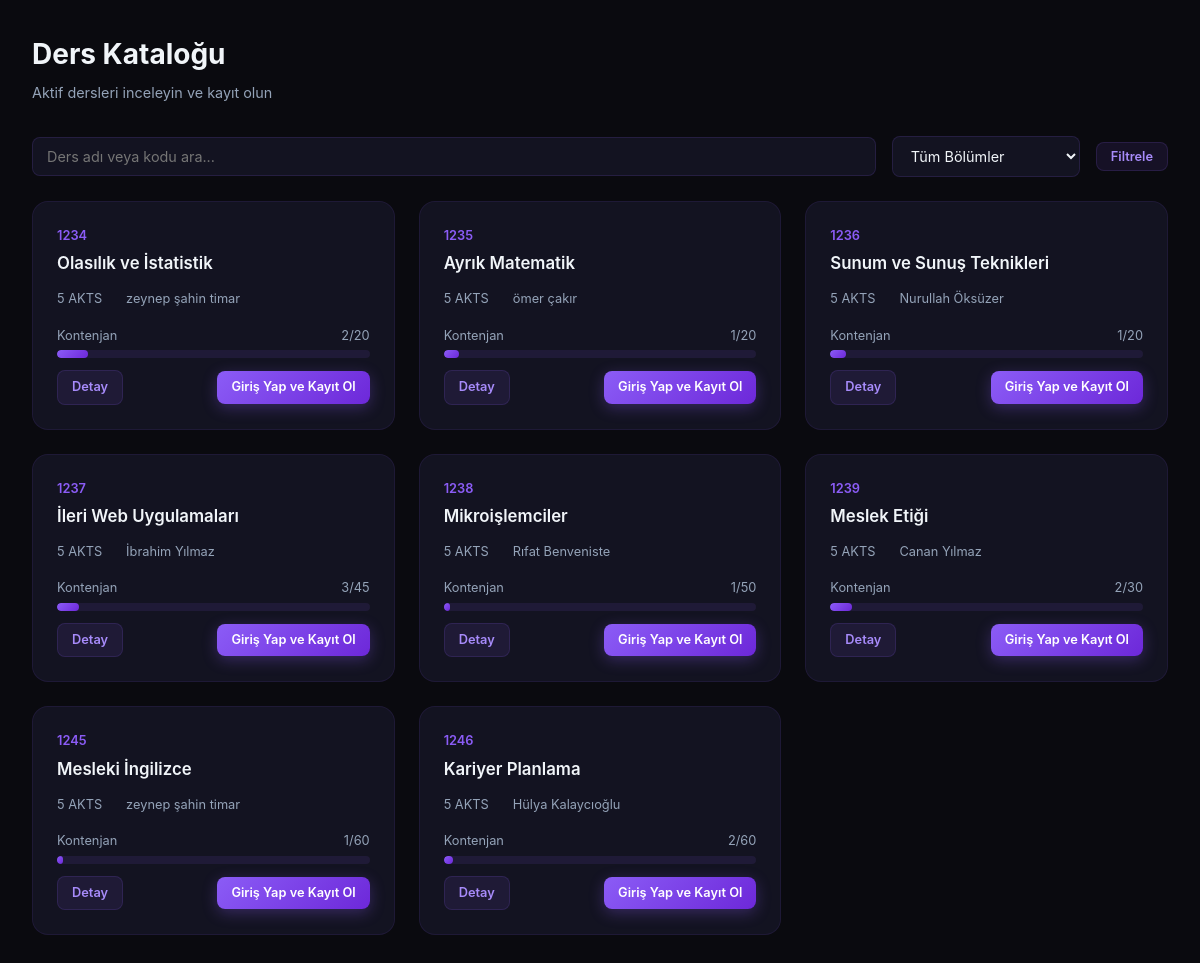
Before: / with the older database file.
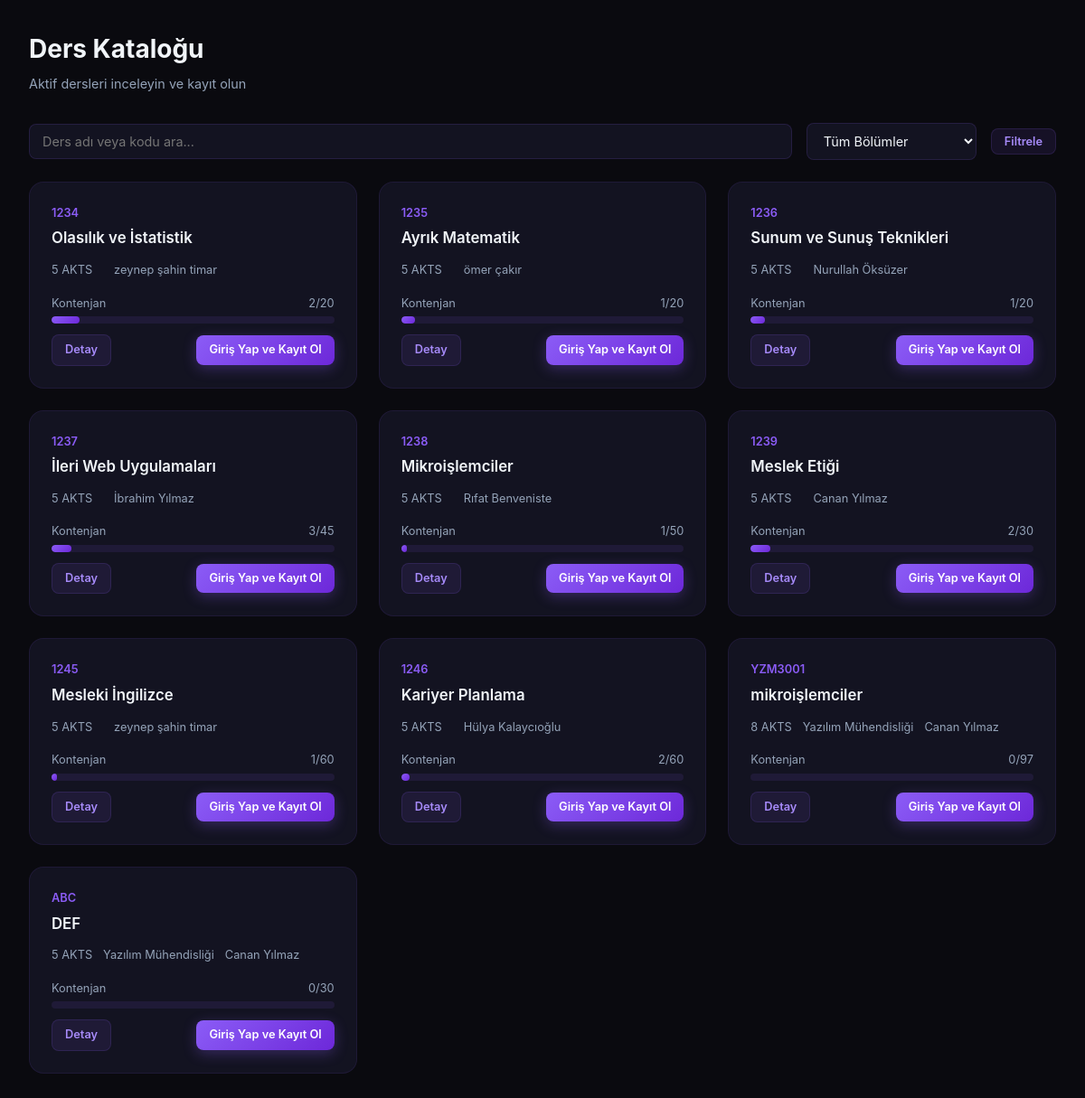
After: the same page with the newer database file.
### core/models.py (models this page shows, shortened)
class Course(models.Model):
    code = models.CharField(max_length=10)
    title = models.CharField(max_length=100)
    capacity = models.IntegerField()
    instructor = models.ForeignKey(Teacher, on_delete=models.CASCADE)
    ects_credit = models.IntegerField(default=5)
    is_active = models.BooleanField(default=True)
    department = models.ForeignKey(Department, on_delete=models.SET_NULL, null=True, blank=True)
    @property
    def is_full(self):
        count = getattr(self, 'enrolled_count', None)
        if count is None:
            count = self.enrollment_set.count()
        return count >= self.capacity

class Teacher(models.Model):
    user = models.OneToOneField(User, on_delete=models.CASCADE)
    staff_no = models.CharField(max_length=20)
    office_hour = models.CharField(max_length=100, null=True, blank=True)
    assigned_departments = models.ManyToManyField(Department, blank=True)

class User(AbstractUser):
    ROLE_CHOICES = (('admin', 'Admin'), ('teacher', 'Teacher'), ('student', 'Student'))
    role = models.CharField(max_length=10, choices=ROLE_CHOICES, default='admin')

class Department(models.Model):
    name = models.CharField(max_length=100)
    building = models.CharField(max_length=100, null=True, blank=True)

### core/views.py (the view, shortened to what this page needs)
# urls.py: path('', views.home, name='dashboard'),
def home(request):
    return course_list(request)

### core/views.py (called while the page is built)
def course_list(request):
    search = request.GET.get('search', '')
    dept_filter = request.GET.get('department', '')
    courses = Course.objects.all().annotate(enrolled_count=Count('enrollment'))
    if search:
        courses = courses.filter(Q(title__icontains=search) | Q(code__icontains=search))
    if dept_filter:
        courses = courses.filter(department_id=dept_filter)
    departments = Department.objects.all()
    return render(request, 'core/courses/course_list.html', {
        'courses': courses,
        'search': search,
        'departments': departments,
        'dept_filter': dept_filter,
    })

### core/templates/core/courses/course_list.html (shortened to what this page needs)
{% extends 'base.html' %}
{% load static %}
{% block content %}
<div class="main-content">
    <div class="page-header">
        <div><h1>Ders Kataloğu</h1><p>Aktif dersleri inceleyin ve kayıt olun</p></div>
    </div>
    <form method="get" class="filter-bar">
        <input type="text" name="search" id="courseSearch" value="{{ search }}" placeholder="Ders adı veya kodu ara..." style="flex: 1; min-width: 200px;">
        <select name="department" onchange="this.form.submit()">
            <option value="">Tüm Bölümler</option>
        </select>
        <button type="submit" class="btn btn-secondary btn-sm">Filtrele</button>
    </form>
    <div class="grid grid-3">
        {% for course in courses %}
        <div class="course-card">
            <div class="course-code">{{ course.code }}</div>
            <div class="course-title">{{ course.title }}</div>
            <div class="course-meta">
                <span>{{ course.ects_credit }} AKTS</span>
                <span>{{ course.department.name }}</span>
                <span>{{ course.instructor.user.first_name|default:"—" }} {{ course.instructor.user.last_name|default:"" }}</span>
            </div>
            <div style="margin-bottom: 0.75rem;">
                <div style="display: flex; justify-content: space-between; font-size: 0.8rem; color: var(--text-secondary); margin-bottom: 4px;">
                    <span>Kontenjan</span>
                    <span>{{ course.enrolled_count }}/{{ course.capacity }}</span>
                </div>
                <div class="progress-bar">
                    {% widthratio course.enrolled_count course.capacity 100 as fill_pct %}
                    {% if course.is_full %}
                    <div class="progress-fill danger" style="--width: {{ fill_pct }}%"></div>
                    {% elif fill_pct|add:0 > 80 %}
                    <div class="progress-fill warning" style="--width: {{ fill_pct }}%"></div>
                    {% else %}
                    <div class="progress-fill" style="--width: {{ fill_pct }}%"></div>
                    {% endif %}
                </div>
            </div>
            <div class="course-card-footer">
    <a href="{% url 'course_detail' course.code %}" class="btn btn-secondary btn-sm">Detay</a>
    {% if user.is_authenticated %}
        {% if course.enrolled_count >= course.capacity %}
            <span class="badge badge-danger">Dolu</span>
        {% else %}
            <a href="{% url 'enroll_course' course.code %}" class="btn btn-primary btn-sm">Kayıt Ol</a>
        {% endif %}
    {% else %}
        <a href="{% url 'login' %}?next={% url 'enroll_course' course.code %}" class="btn btn-primary btn-sm">Giriş Yap ve Kayıt Ol</a>
    {% endif %}
</div>
        </div>
        {% empty %}
        <div class="card" style="grid-column: 1 / -1; text-align: center; padding: 3rem;">
            <p style="font-size: 1.1rem; color: var(--text-secondary);">Henüz aktif ders bulunmuyor.</p>
        </div>
        {% endfor %}
    </div>
</div>
{% endblock %}

Changed rows visible on the page:
added Course: code "YZM3001", title "mikroişlemciler", ects_credit "8", department.name "Yazılım Mühendisliği", instructor.user.first_name "Canan", instructor.user.last_name "Yılmaz", enrolled_count "0", capacity "97"
added Course: code "ABC", title "DEF", ects_credit "5", department.name "Yazılım Mühendisliği", instructor.user.first_name "Canan", instructor.user.last_name "Yılmaz", enrolled_count "0", capacity "30"
